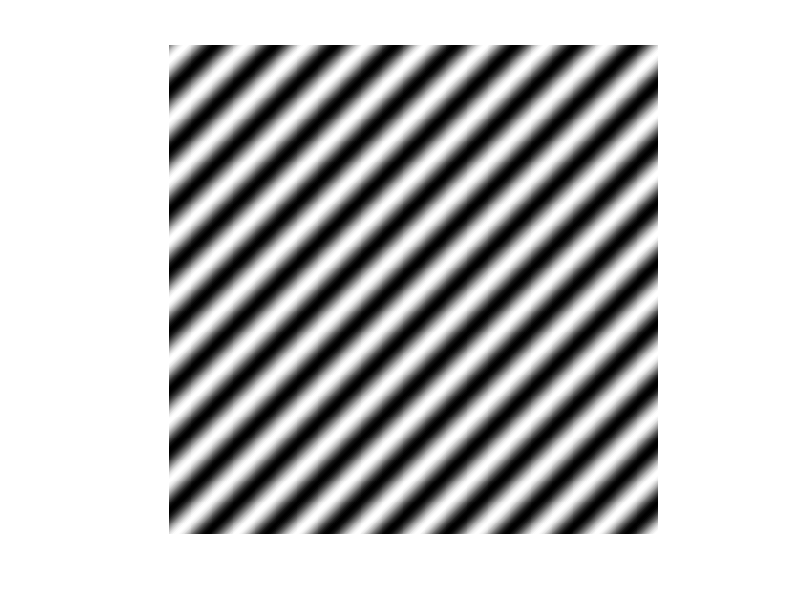

Reproduce this figure in MATLAB.
I = zeros(512,512);

A=127;
u=0.1;
v=0.1;
for i = 1:512
    for j=1:512
        I(i,j)= A.*(sin(u.*(i-1) + v.*(j-1)));
    end
end
I=I+A;
I = uint8(I);
imshow(I,[]);
